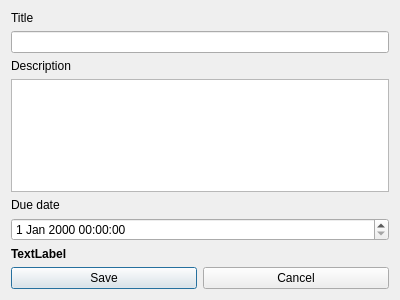
<?xml version="1.0" encoding="UTF-8"?>
<ui version="4.0">
 <class>EditTaskDialog</class>
 <widget class="QDialog" name="EditTaskDialog">
  <property name="geometry">
   <rect>
    <x>0</x>
    <y>0</y>
    <width>400</width>
    <height>300</height>
   </rect>
  </property>
  <property name="windowTitle">
   <string>Dialog</string>
  </property>
  <layout class="QVBoxLayout" name="verticalLayout_2">
   <item>
    <layout class="QVBoxLayout" name="verticalLayout">
     <property name="leftMargin">
      <number>0</number>
     </property>
     <item>
      <widget class="QLabel" name="titleLabel">
       <property name="text">
        <string>Title</string>
       </property>
      </widget>
     </item>
     <item>
      <widget class="QLineEdit" name="titleEdit"/>
     </item>
     <item>
      <widget class="QLabel" name="descriptionLabel">
       <property name="text">
        <string>Description</string>
       </property>
      </widget>
     </item>
     <item>
      <widget class="QTextEdit" name="descriptionEdit"/>
     </item>
     <item>
      <widget class="QLabel" name="dueDateLabel">
       <property name="text">
        <string>Due date</string>
       </property>
      </widget>
     </item>
     <item>
      <widget class="QDateTimeEdit" name="dueDateEdit"/>
     </item>
     <item>
      <widget class="QLabel" name="errorLabel">
       <property name="font">
        <font>
         <bold>true</bold>
        </font>
       </property>
       <property name="text">
        <string>TextLabel</string>
       </property>
      </widget>
     </item>
     <item>
      <layout class="QHBoxLayout" name="horizontalLayout">
       <item>
        <widget class="QPushButton" name="saveBtn">
         <property name="text">
          <string>Save</string>
         </property>
        </widget>
       </item>
       <item>
        <widget class="QPushButton" name="cancelBtn">
         <property name="text">
          <string>Cancel</string>
         </property>
        </widget>
       </item>
      </layout>
     </item>
    </layout>
   </item>
  </layout>
 </widget>
 <resources/>
 <connections/>
</ui>
